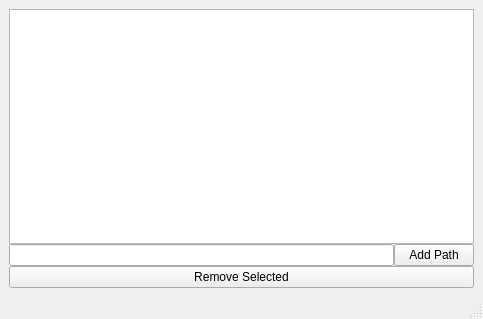
<?xml version="1.0" encoding="UTF-8"?>
<ui version="4.0">
 <class>environment_tool_window</class>
 <widget class="QMainWindow" name="environment_tool_window">
  <property name="geometry">
   <rect>
    <x>0</x>
    <y>0</y>
    <width>483</width>
    <height>319</height>
   </rect>
  </property>
  <property name="windowTitle">
   <string/>
  </property>
  <widget class="QWidget" name="centralwidget">
   <layout class="QHBoxLayout" name="horizontalLayout_2">
    <item>
     <layout class="QVBoxLayout" name="verticalLayout">
      <property name="spacing">
       <number>0</number>
      </property>
      <item>
       <widget class="QListWidget" name="path_list">
        <property name="selectionMode">
         <enum>QAbstractItemView::ExtendedSelection</enum>
        </property>
       </widget>
      </item>
      <item>
       <layout class="QHBoxLayout" name="horizontalLayout">
        <property name="spacing">
         <number>0</number>
        </property>
        <item>
         <widget class="QLineEdit" name="add_path_line"/>
        </item>
        <item>
         <widget class="QPushButton" name="add_path_button">
          <property name="text">
           <string>Add Path</string>
          </property>
         </widget>
        </item>
       </layout>
      </item>
      <item>
       <widget class="QPushButton" name="remove_path_button">
        <property name="text">
         <string>Remove Selected</string>
        </property>
       </widget>
      </item>
     </layout>
    </item>
   </layout>
  </widget>
  <widget class="QStatusBar" name="statusbar"/>
 </widget>
 <resources/>
 <connections/>
</ui>
